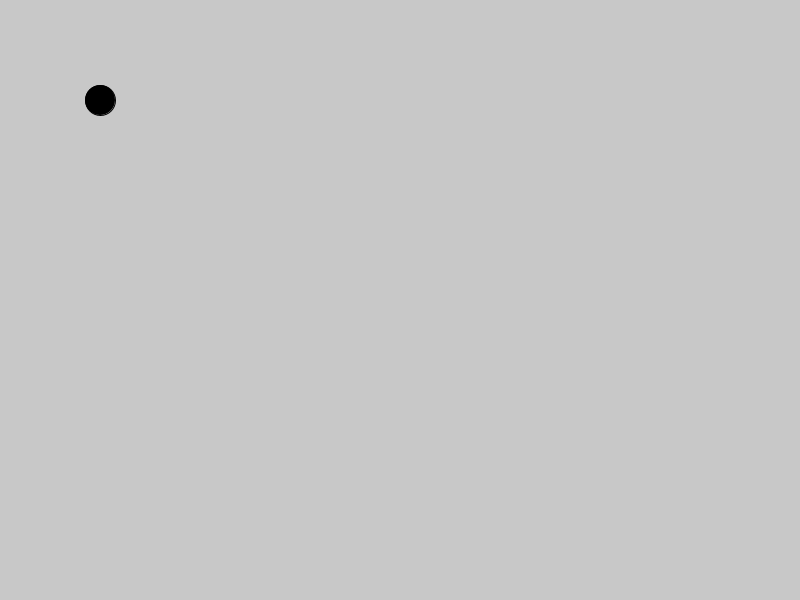
Frame 1 (no input)
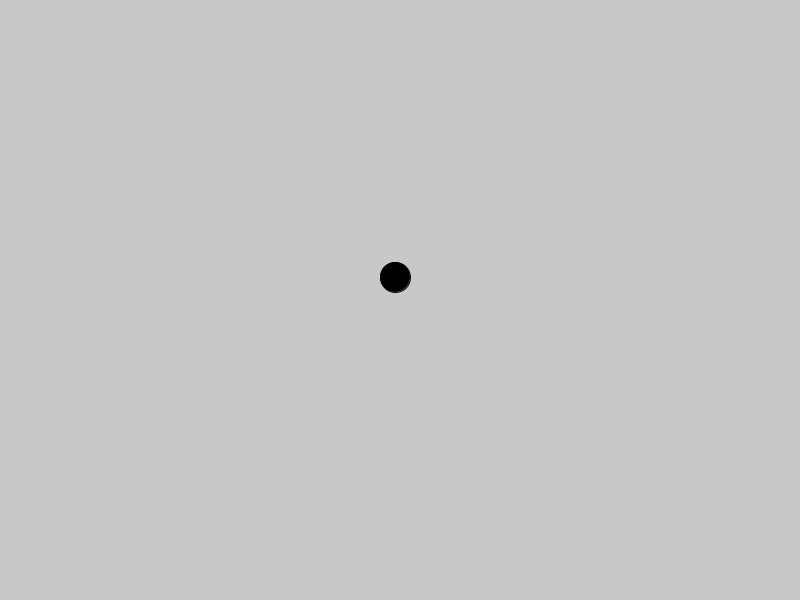
Frame 60 (the mouse pressed at the canvas centre just before this capture)
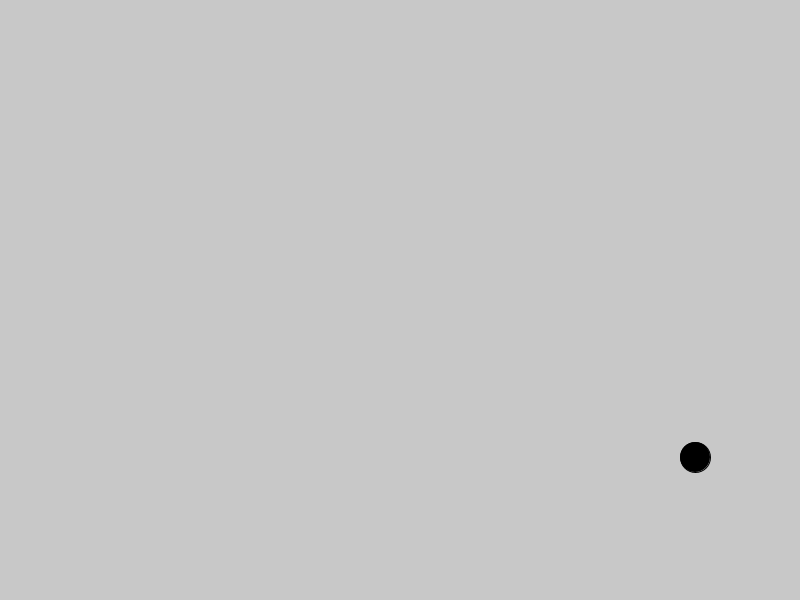
Frame 120 (the mouse held since frame 60 and released just before this capture)

The Processing sketch that drew these frames (run headless with seeded random() and noise(); from frame 60 on, the mouse is pressed at the canvas centre):

// Processing sketch: lecture_10_bounucing_a_ball_2D
// ── lecture_10_bounucing_a_ball_2D.pde
int x, y;
int diam; 
int xdir, ydir; // ball's y direction
color ballColor;  // ball's color

void setup(){
  size(800, 600);
  x = 100;
  y = 100;
  diam = 30;
  xdir = +5;
  ydir = +3;
  ballColor = #000000; //hexadecimal(0..F)
}

void draw(){
  background(200);
  
  fill(ballColor);
  ellipse(x, y, diam, diam);
  x = x + xdir; // ball movement
  y = y + ydir;
  
  if (x + diam/2 > width){ // system variable
    xdir = xdir * -1;
    ballColor = #ffff00;
  }
  if (x - diam/2 < 0){
    xdir = xdir * -1;
    ballColor = #ff0000;
  }
  if (y + diam/2 > height){
    ydir = ydir * -1;
  }
  if (y - diam/2 < 0){
    ydir = ydir * -1;
  }
  
}
